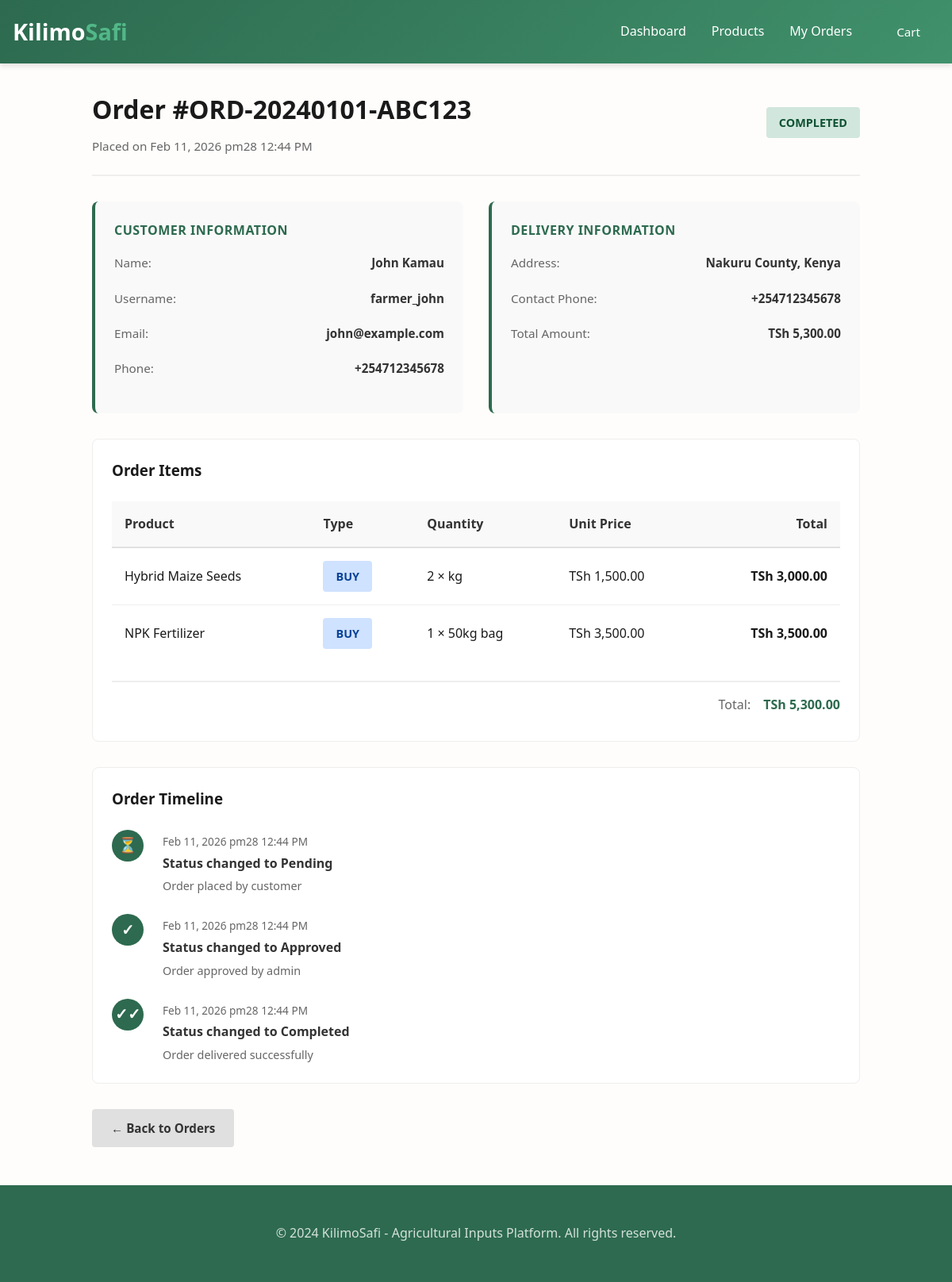
Page /order-detail.php?id=1 (signed in) on the committed database.
### tables this page shows
CREATE TABLE orders (
    id INT PRIMARY KEY AUTO_INCREMENT,
    order_number VARCHAR(20) UNIQUE NOT NULL,
    user_id INT NOT NULL,
    total_amount DECIMAL(10,2) NOT NULL,
    status ENUM('pending', 'approved', 'rejected', 'completed', 'cancelled') DEFAULT 'pending',
    delivery_address TEXT,
    contact_phone VARCHAR(20),
    notes TEXT,
    order_date TIMESTAMP DEFAULT CURRENT_TIMESTAMP,
    approved_at TIMESTAMP NULL,
    completed_at TIMESTAMP NULL,
    updated_at TIMESTAMP DEFAULT CURRENT_TIMESTAMP ON UPDATE CURRENT_TIMESTAMP,
    FOREIGN KEY (user_id) REFERENCES users(id) ON DELETE CASCADE,
    INDEX idx_user_status (user_id, status),
    INDEX idx_order_number (order_number),
    INDEX idx_status (status),
    INDEX idx_order_date (order_date)
);

CREATE TABLE users (
    id INT PRIMARY KEY AUTO_INCREMENT,
    username VARCHAR(50) UNIQUE NOT NULL,
    email VARCHAR(100) UNIQUE NOT NULL,
    password VARCHAR(255) NOT NULL,
    full_name VARCHAR(100) NOT NULL,
    phone VARCHAR(20),
    address TEXT,
    role ENUM('farmer', 'admin') DEFAULT 'farmer',
    profile_image VARCHAR(255),
    last_login TIMESTAMP NULL,
    created_at TIMESTAMP DEFAULT CURRENT_TIMESTAMP,
    updated_at TIMESTAMP DEFAULT CURRENT_TIMESTAMP ON UPDATE CURRENT_TIMESTAMP,
    INDEX idx_role (role),
    INDEX idx_username (username),
    INDEX idx_email (email)
);

CREATE TABLE order_items (
    id INT PRIMARY KEY AUTO_INCREMENT,
    order_id INT NOT NULL,
    product_id INT NOT NULL,
    quantity INT NOT NULL,
    price DECIMAL(10,2) NOT NULL,
    type ENUM('buy', 'rent') NOT NULL,
    rent_days INT DEFAULT NULL,
    total_price DECIMAL(10,2) NOT NULL,
    created_at TIMESTAMP DEFAULT CURRENT_TIMESTAMP,
    FOREIGN KEY (order_id) REFERENCES orders(id) ON DELETE CASCADE,
    FOREIGN KEY (product_id) REFERENCES products(id),
    INDEX idx_order (order_id),
    INDEX idx_product (product_id)
);

CREATE TABLE products (
    id INT PRIMARY KEY AUTO_INCREMENT,
    name VARCHAR(200) NOT NULL,
    category_id INT NOT NULL,
    description TEXT,
    image_url VARCHAR(255),
    buy_price DECIMAL(10,2),
    rent_price DECIMAL(10,2) DEFAULT NULL,
    quantity_available INT DEFAULT 0,
    unit VARCHAR(20) DEFAULT 'kg',
    is_available BOOLEAN DEFAULT TRUE,
    min_rent_days INT DEFAULT 1,
    created_by INT,
    created_at TIMESTAMP DEFAULT CURRENT_TIMESTAMP,
    updated_at TIMESTAMP DEFAULT CURRENT_TIMESTAMP ON UPDATE CURRENT_TIMESTAMP,
    FOREIGN KEY (category_id) REFERENCES categories(id) ON DELETE CASCADE,
    FOREIGN KEY (created_by) REFERENCES users(id) ON DELETE SET NULL,
    INDEX idx_category (category_id),
    INDEX idx_availability (is_available),
    INDEX idx_name (name),
    INDEX idx_price (buy_price, rent_price)
);

CREATE TABLE order_status_history (
    id INT PRIMARY KEY AUTO_INCREMENT,
    order_id INT NOT NULL,
    status ENUM('pending', 'approved', 'rejected', 'completed', 'cancelled') NOT NULL,
    notes TEXT,
    changed_by INT,
    created_at TIMESTAMP DEFAULT CURRENT_TIMESTAMP,
    FOREIGN KEY (order_id) REFERENCES orders(id) ON DELETE CASCADE,
    FOREIGN KEY (changed_by) REFERENCES users(id) ON DELETE SET NULL,
    INDEX idx_order (order_id)
);

### includes/functions.php (called while the page is built, shortened)
<?php
function format_price($price) {
    return 'TSh ' . number_format($price, 2);
}
?>

### order-detail.php (the view, shortened to what this page needs)
<?php
require_once 'includes/db.php';
require_once 'includes/functions.php';
$order_id = $_GET['id'] ?? 0;
$is_admin = $_SESSION['role'] === 'admin';
$stmt = $pdo->prepare("
    SELECT o.*, u.username, u.email, u.phone as user_phone, u.full_name
    FROM orders o
    JOIN users u ON o.user_id = u.id
    WHERE o.id = ?
");
$stmt->execute([$order_id]);
$order = $stmt->fetch();
$stmt = $pdo->prepare("
    SELECT oi.*, p.name, p.unit
    FROM order_items oi
    JOIN products p ON oi.product_id = p.id
    WHERE oi.order_id = ?
");
$stmt->execute([$order_id]);
$items = $stmt->fetchAll();
$stmt = $pdo->prepare("
    SELECT osh.*, u.username
    FROM order_status_history osh
    LEFT JOIN users u ON osh.changed_by = u.id
    WHERE osh.order_id = ?
    ORDER BY osh.created_at DESC
");
$stmt->execute([$order_id]);
$status_history = $stmt->fetchAll();
?>
<!DOCTYPE html>
<html lang="en">
<head>
    <link rel="stylesheet" href="assets/css/main.css">
</head>
<body>
    <header>
        <div class="container">
            <nav>
                <a href="index.php" class="logo">Kilimo<span>Safi</span></a>
                <div class="nav-links">
                    <a href="dashboard.php">Dashboard</a>
                    <a href="products.php">Products</a>
                    <a href="orders.php">My Orders</a>
                    <a href="cart.php" class="btn btn-outline">Cart</a>
                </div>
            </nav>
        </div>
    </header>
    <main class="order-detail-container">
        <div class="order-header">
            <div>
                <h1 style="margin: 0 0 0.5rem 0;">Order #<?= htmlspecialchars($order['order_number']) ?></h1>
                <p style="margin: 0; color: #666; font-size: 0.95rem;">
                    Placed on <?= date('M d, Y at g:i A', strtotime($order['order_date'])) ?>
                </p>
            </div>
            <span class="status-badge status-<?= $order['status'] ?>"><?= ucfirst($order['status']) ?></span>
        </div>
        <?php if ($is_admin): ?>
        <div class="order-info">
            <div class="info-card">
                <h3>Customer Information</h3>
                <div class="info-item">
                    <label>Name:</label>
                    <span><?= htmlspecialchars($order['full_name']) ?></span>
                </div>
                <div class="info-item">
                    <label>Username:</label>
                    <span><?= htmlspecialchars($order['username']) ?></span>
                </div>
                <div class="info-item">
                    <label>Email:</label>
                    <span><?= htmlspecialchars($order['email']) ?></span>
                </div>
                <div class="info-item">
                    <label>Phone:</label>
                    <span><?= htmlspecialchars($order['user_phone']) ?></span>
                </div>
            </div>
            <div class="info-card">
                <h3>Delivery Information</h3>
                <div class="info-item">
                    <label>Address:</label>
                    <span><?= htmlspecialchars($order['delivery_address']) ?></span>
                </div>
                <div class="info-item">
                    <label>Contact Phone:</label>
                    <span><?= htmlspecialchars($order['contact_phone']) ?></span>
                </div>
                <div class="info-item">
                    <label>Total Amount:</label>
                    <span><?= format_price($order['total_amount']) ?></span>
                </div>
            </div>
        </div>
        <?php endif; ?>
        <div class="items-section">
            <h3>Order Items</h3>
            <table class="items-table">
                <thead>
                    <tr>
                        <th>Product</th>
                        <th>Type</th>
                        <th>Quantity</th>
                        <th>Unit Price</th>
                        <th style="text-align: right;">Total</th>
                    </tr>
                </thead>
                <tbody>
                    <?php foreach ($items as $item): ?>
                    <tr>
                        <td><?= htmlspecialchars($item['name']) ?></td>
                        <td>
                            <span class="status-badge status-<?= $item['type'] === 'buy' ? 'approved' : 'pending' ?>">
                                <?= ucfirst($item['type']) ?>
                            </span>
                        </td>
                        <td><?= $item['quantity'] ?> × <?= htmlspecialchars($item['unit']) ?></td>
                        <td><?= format_price($item['price']) ?></td>
                        <td style="text-align: right; font-weight: 600;"><?= format_price($item['total_price']) ?></td>
                    </tr>
                    <?php endforeach; ?>
                </tbody>
            </table>
            <div class="items-summary">
                <div class="summary-item">
                    <label>Total:</label>
                    <span><?= format_price($order['total_amount']) ?></span>
                </div>
            </div>
        </div>
        <?php if (!empty($status_history)): ?>
        <div class="timeline">
            <h3>Order Timeline</h3>
            <?php foreach ($status_history as $index => $history): ?>
            <div class="timeline-item">
                <div class="timeline-marker">
                    <?php
                    $status_icons = [
                        'pending' => '⏳',
                        'approved' => '✓',
                        'completed' => '✓✓',
                        'rejected' => '✗'
                    ];
                    echo $status_icons[$history['status']] ?? $index + 1;
                    ?>
                </div>
                <div class="timeline-content">
                    <div class="timeline-date"><?= date('M d, Y at g:i A', strtotime($history['created_at'])) ?></div>
                    <div class="timeline-status">Status changed to <?= ucfirst($history['status']) ?></div>
                    <?php if (!empty($history['notes'])): ?>
                    <div class="timeline-note">
                        <?= htmlspecialchars($history['notes']) ?>
                    </div>
                    <?php endif; ?>
                </div>
            </div>
            <?php endforeach; ?>
        </div>
        <?php endif; ?>
        <div class="action-buttons" style="margin-bottom: 2rem;">
            <a href="<?= $is_admin ? 'admin/orders.php' : 'orders.php' ?>" class="btn btn-secondary">
                ← Back to Orders
            </a>
        </div>
    </main>
    <footer>
        <div class="container">
            <p>&copy; 2024 KilimoSafi - Agricultural Inputs Platform. All rights reserved.</p>
        </div>
    </footer>
</body>
</html>

### assets/css/main.css (style rules this page uses)
:root { --primary-green: #2d6a4f; --secondary-green: #40916c; --light-green: #52b788; --accent-green: #74c69d; --pale-green: #b7e4c7; --earth-brown: #6f4e37; --light-brown: #a0826d; --cream: #f1f1e8; --light-cream: #fefdfb; --dark-text: #1a1a1a; --medium-text: #4a4a4a; --light-text: #707070; --light-gray: #f5f5f5; --border-gray: #e0e0e0; --success: #2ecc71; --warning: #f39c12; --danger: #e74c3c; --info: #3498db; --spacing-xs: 0.25rem; --spacing-sm: 0.5rem; --spacing-md: 1rem; --spacing-lg: 1.5rem; --spacing-xl: 2rem; --spacing-2xl: 3rem; --radius-sm: 4px; --radius-md: 8px; --radius-lg: 12px; --radius-xl: 16px; --shadow-sm: 0 1px 2px rgba(0, 0, 0, 0.1); --shadow-md: 0 4px 6px rgba(0, 0, 0, 0.1); --shadow-lg: 0 10px 15px rgba(0, 0, 0, 0.1); --shadow-xl: 0 20px 25px rgba(0, 0, 0, 0.1); --transition: all 0.3s ease; }
* { margin: 0; padding: 0; box-sizing: border-box; }
html { font-size: 16px; scroll-behavior: smooth; }
body { font-family: 'Segoe UI', Tahoma, Geneva, Verdana, sans-serif; color: var(--dark-text); background-color: var(--light-cream); line-height: 1.6; }
.container { max-width: 1200px; margin: 0 auto; padding: 0 var(--spacing-md); }
header { background: linear-gradient(135deg, var(--primary-green), var(--secondary-green)); color: white; padding: var(--spacing-md) 0; box-shadow: var(--shadow-md); position: sticky; top: 0; z-index: 1000; }
nav { display: flex; justify-content: space-between; align-items: center; }
.logo { font-size: 1.8rem; font-weight: bold; color: white; text-decoration: none; }
.logo span { color: var(--light-green); }
.nav-links { display: flex; list-style: none; gap: var(--spacing-xl); align-items: center; }
.nav-links a { color: white; text-decoration: none; transition: var(--transition); font-weight: 500; }
.btn { display: inline-block; padding: var(--spacing-md) var(--spacing-xl); border: 2px solid transparent; border-radius: var(--radius-md); font-size: 1rem; font-weight: 500; cursor: pointer; transition: var(--transition); text-align: center; text-decoration: none; white-space: nowrap; }
.btn-secondary { background-color: transparent; color: var(--secondary-green); border-color: var(--secondary-green); }
.btn-outline { background-color: transparent; color: var(--secondary-green); border: 2px solid var(--secondary-green); }
label { display: block; margin-bottom: var(--spacing-sm); font-weight: 500; color: var(--dark-text); }
table { width: 100%; border-collapse: collapse; margin-bottom: var(--spacing-lg); }
table thead { background-color: var(--light-gray); }
table th { padding: var(--spacing-md); text-align: left; font-weight: 600; color: var(--primary-green); border-bottom: 2px solid var(--border-gray); }
table td { padding: var(--spacing-md); border-bottom: 1px solid var(--border-gray); }
footer { background: var(--primary-green); color: white; padding: var(--spacing-2xl) 0; text-align: center; margin-top: var(--spacing-2xl); }
footer p { color: rgba(255, 255, 255, 0.8); margin: 0; }
.btn { padding: var(--spacing-md) var(--spacing-lg); border: none; border-radius: var(--radius-md); font-size: 1rem; font-weight: 600; cursor: pointer; transition: var(--transition); text-decoration: none; display: inline-block; text-align: center; }

### rows in the picture
orders: order_number "ORD-20240101-ABC123", order_date "Feb 11, 2026 pm28 12:44 PM", status "COMPLETED", user.full_name "John Kamau", user.username "farmer_john", user.email "john@example.com", user.phone "+254712345678", delivery_address "Nakuru County, Kenya", contact_phone "+254712345678", total_amount "TSh 5,300.00"
order_items: product.name "Hybrid Maize Seeds", type "BUY", quantity "2", product.unit "kg", price "TSh 1,500.00", total_price "TSh 3,000.00"
order_items: product.name "NPK Fertilizer", type "BUY", quantity "1", product.unit "50kg bag", price "TSh 3,500.00", total_price "TSh 3,500.00"
order_status_history: status "⏳", created_at "Feb 11, 2026 pm28 12:44 PM", status "Pending", notes "Order placed by customer"
order_status_history: status "✓", created_at "Feb 11, 2026 pm28 12:44 PM", status "Approved", notes "Order approved by admin"
order_status_history: status "✓✓", created_at "Feb 11, 2026 pm28 12:44 PM", status "Completed", notes "Order delivered successfully"
